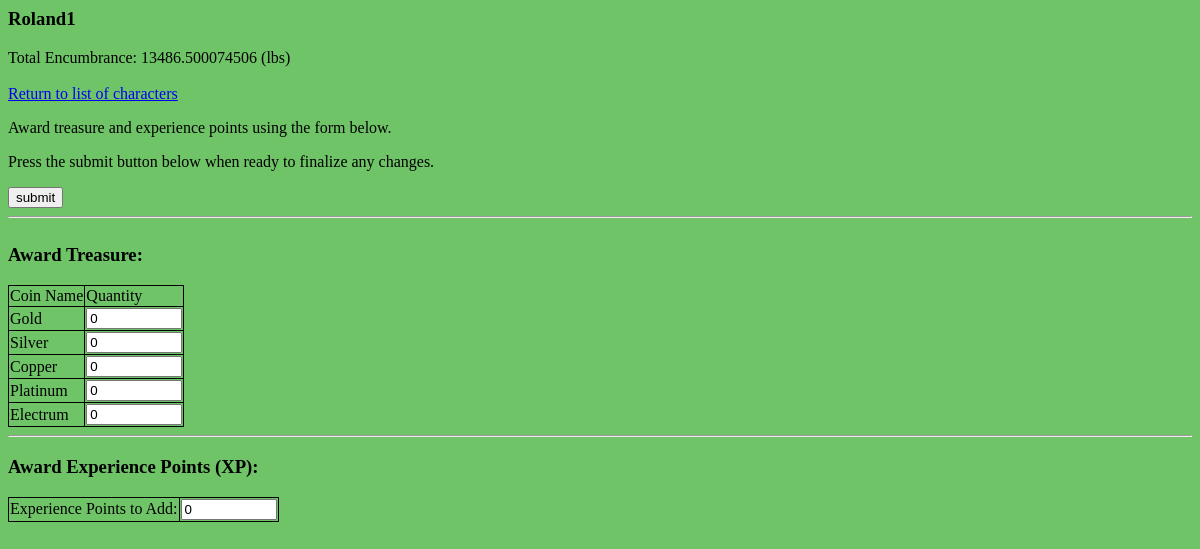
The page /osric_character_tools/awardtreasureandxp.php?CharacterId=45 on the database as committed earlier.
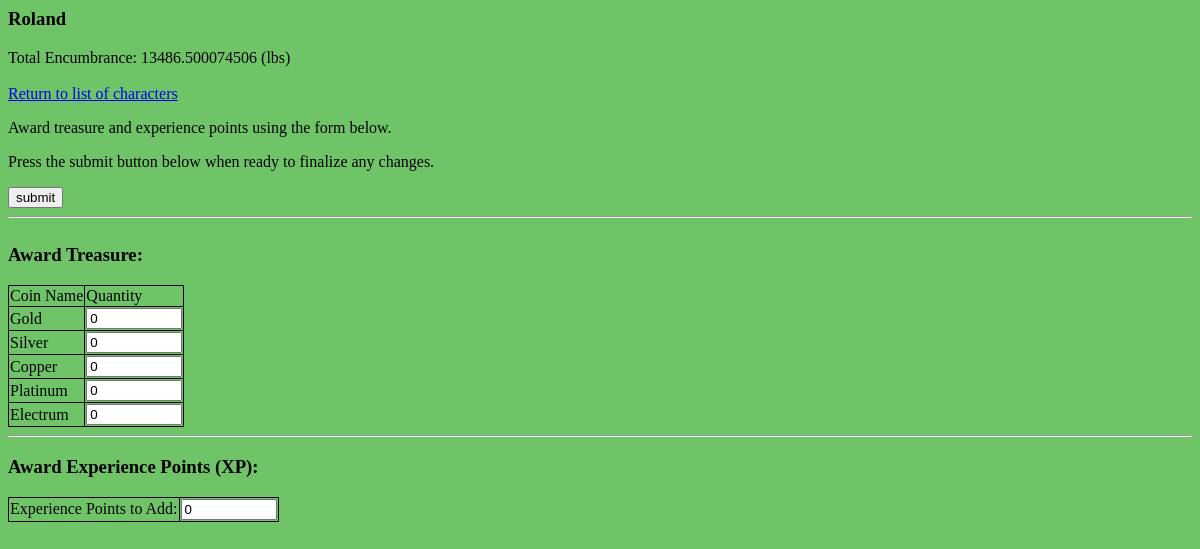
The same page on the database as committed later.
### tables this page shows
CREATE TABLE IF NOT EXISTS `characters` (
  `CharacterName` varchar(255) NOT NULL,
  `CharacterGender` int(11) NOT NULL,
  `CharacterAge` float NOT NULL,
  `CharacterHeight` float NOT NULL,
  `CharacterWeight` float NOT NULL,
  `CharacterId` bigint(20) unsigned NOT NULL AUTO_INCREMENT,
  `CharacterAlignment` int(11) NOT NULL,
  `RaceId` bigint(20) NOT NULL,
  PRIMARY KEY (`CharacterId`)
);

### osric_character_tools/inc/OsricDb.php (called while the page is built, shortened)
<?php
class OsricDb
{
	protected $cxn;
	public function doInit($aHost,$aUser,$aPasswd)
	{
		$aDbname = "osric_db";
		$this->cxn = mysqli_connect($aHost,$aUser,$aPasswd,$aDbname) or die("Couldn't connect to server");
	}
	public function getCharacter($characterId)
	{
		if($characterId == -1)
		{
			$row['CharacterName'] = "Dummy";
			$row['CharacterGender'] = "1";
			$row['CharacterAge'] = "42";
			$row['CharacterHeight'] = "65";
		}
		else
		{
			$query = sprintf("SELECT * FROM characters WHERE CharacterId='%s'",$characterId);
			$result = mysqli_query($this->cxn,$query) or die("Couldn't execute query.");
			$row = mysqli_fetch_assoc($result);
		}
		return $row;
	}
	public function getTotalEncumbranceItemsCarried($characterId)
	{
		$query = "SELECT SUM(e.TotalItemEncumbrance) AS TotalEncumbrance FROM (SELECT (i.ItemEncumbrance * ci.Quantity) AS TotalItemEncumbrance FROM character_items ci INNER JOIN items i ON ci.ItemId = i.ItemId WHERE ci.CharacterId = '{$characterId}') AS e";
		$result = mysqli_query($this->cxn,$query) or die("Couldn't execute query: ".$query);
		$row = mysqli_fetch_assoc($result);
		return $row['TotalEncumbrance'];
	}
	public function getTotalEncumbranceCoinsCarried($characterId)
	{
		$query = "SELECT SUM(e.TotalCoinEncumbrance) AS TotalEncumbrance FROM (SELECT (c.CoinEncumbranceInLbs * cc.Quantity) AS TotalCoinEncumbrance FROM character_coins cc INNER JOIN coins c ON cc.CoinId = c.CoinId WHERE cc.CharacterId = '{$characterId}') AS e";
    	$result = mysqli_query($this->cxn,$query) or die("Couldn't execute query: ".$query);
    	$row = mysqli_fetch_assoc($result);
    	return $row['TotalEncumbrance'];
	}
	public function getTotalEncumbranceOnPerson($characterId)
	{
		$totalEncumbranceItemsCarried = $this->getTotalEncumbranceItemsCarried($characterId);
		$totalEncumbranceCoinsCarried = $this->getTotalEncumbranceCoinsCarried($characterId);
		$totalEncumbranceOnPerson = $totalEncumbranceItemsCarried + $totalEncumbranceCoinsCarried;
		return $totalEncumbranceOnPerson;
	}
}
?>

### osric_character_tools/awardtreasureandxp.php (the view, shortened to what this page needs)
<?php
require_once(dirname(__FILE__)."/inc/OsricDb.php");
require_once(dirname(__FILE__)."/inc/OsricHtmlHelper.php");
$characterId = $_REQUEST['CharacterId'];
$myOsricDb = new OsricDb();
$myOsricDb->doInit($host,$user,$passwd);
$character = $myOsricDb->getCharacter($characterId);
$characterName = $character['CharacterName'];
$totalEncumbranceOnPerson = $myOsricDb->getTotalEncumbranceOnPerson($characterId);
?>
<html>
<link rel="stylesheet" type="text/css" href="./css/class.css" />
<body>
<form action="addToCharacterTreasureAndXP.php" method="POST">
<?php
echo "<h3>{$characterName}</h3>\n";
echo "Total Encumbrance: \n";
echo "{$totalEncumbranceOnPerson} (lbs)";
echo "<br/>\n";
echo "<br/>\n";
echo "<a href='characters.php'>Return to list of characters</a>\n";
echo "<p>Award treasure and experience points using the form below.</p>";
echo "<p>Press the submit button below when ready to finalize any changes.</p>";
echo "<div><input type='submit' value='submit'/></div>\n";
echo "<hr/>\n";
echo "<div id='CharacterInventoryContent' class='clsScrollable'>\n";
echo "<h3>Award Treasure:</h3>\n";
echo "<hr/>\n";
echo "<h3>Award Experience Points (XP):</h3>\n";
?>
</form>
</body>
</html>

Rows that differ between the two databases and show on the page:
changed characters: CharacterName "Roland1" → "Roland"
